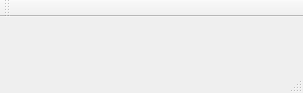
<?xml version="1.0" encoding="UTF-8"?>
<ui version="4.0">
 <class>MainWindow</class>
 <widget class="QMainWindow" name="MainWindow">
  <property name="geometry">
   <rect>
    <x>0</x>
    <y>0</y>
    <width>303</width>
    <height>93</height>
   </rect>
  </property>
  <property name="windowTitle">
   <string>MainWindow</string>
  </property>
  <widget class="QWidget" name="centralWidget"/>
  <widget class="QMenuBar" name="menuBar">
   <property name="geometry">
    <rect>
     <x>0</x>
     <y>0</y>
     <width>303</width>
     <height>22</height>
    </rect>
   </property>
  </widget>
  <widget class="QToolBar" name="mainToolBar">
   <attribute name="toolBarArea">
    <enum>TopToolBarArea</enum>
   </attribute>
   <attribute name="toolBarBreak">
    <bool>false</bool>
   </attribute>
  </widget>
  <widget class="QStatusBar" name="statusBar"/>
 </widget>
 <layoutdefault spacing="6" margin="11"/>
 <resources/>
 <connections/>
</ui>
